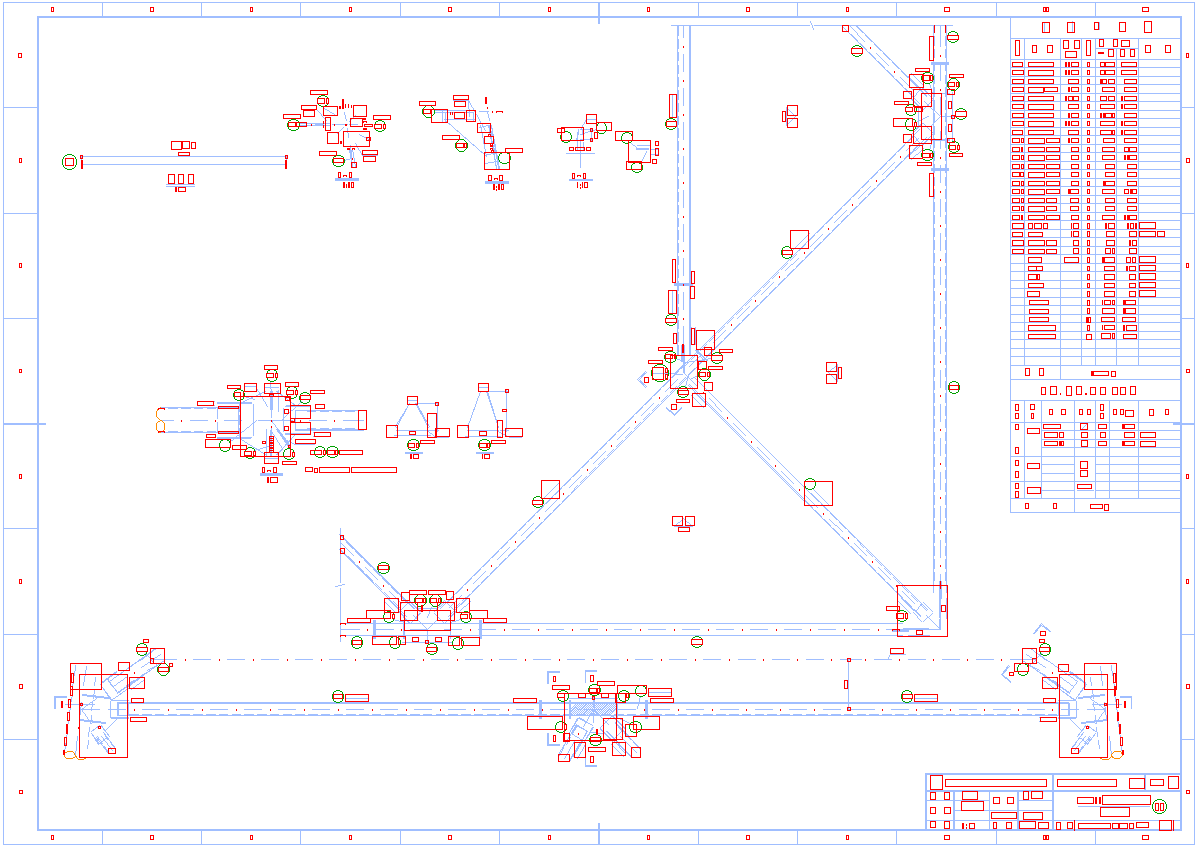

The script that saved this image:
# -*- coding: utf-8 -*-
"""Step 1b: overlay classification result on rendered page for visual verification."""
import json, sys
sys.stdout.reconfigure(encoding='utf-8')
from PIL import Image, ImageDraw

data = json.load(open('demo/data.json', encoding='utf-8'))
W, H = data['page']
SCALE = 0.5  # 1 pt -> 0.5 px
img = Image.new('RGB', (int(W*SCALE), int(H*SCALE)), 'white')
d = ImageDraw.Draw(img)

def sx(p): return (p[0]*SCALE, p[1]*SCALE)

for ln in data['lines']:
    d.line([sx(ln['a']), sx(ln['b'])], fill=(160,190,255), width=1)
for c in data['circles']:
    x, y = c['c']; r = c['r']
    d.ellipse([sx((x-r,y-r)), sx((x+r,y+r))], outline=(0,160,0), width=1)
for a in data['arcs']:
    pts = [sx(p) for cv in a['curves'] for p in cv]
    if len(pts) > 1:
        d.line(pts, fill=(255,140,0), width=1)
for g in data['glyphs']:
    x0, y0, x1, y1 = [v*SCALE for v in g['bbox']]
    d.rectangle([x0, y0, x1, y1], outline=(255,0,0), width=1)

img.save('demo/overlay.png')
print('saved demo/overlay.png', img.size)
